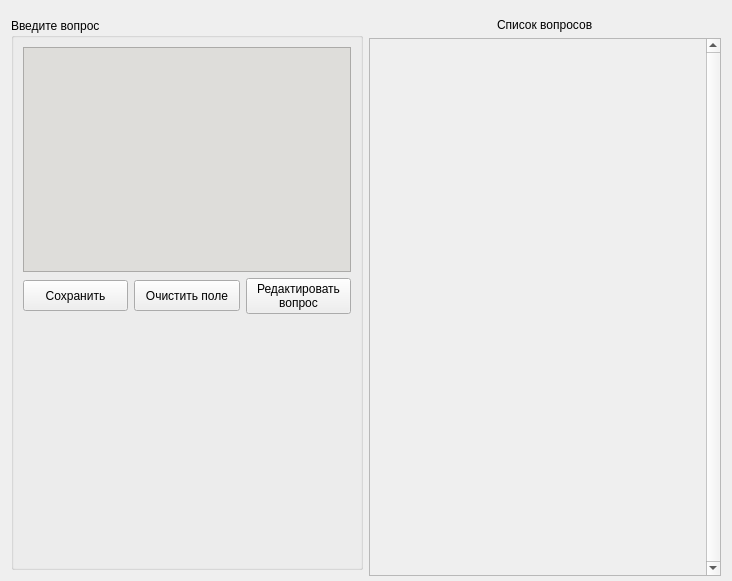
<?xml version="1.0" encoding="UTF-8"?>
<ui version="4.0">
 <class>Form</class>
 <widget class="QWidget" name="Form">
  <property name="geometry">
   <rect>
    <x>0</x>
    <y>0</y>
    <width>732</width>
    <height>581</height>
   </rect>
  </property>
  <property name="sizePolicy">
   <sizepolicy hsizetype="Preferred" vsizetype="Preferred">
    <horstretch>0</horstretch>
    <verstretch>0</verstretch>
   </sizepolicy>
  </property>
  <property name="minimumSize">
   <size>
    <width>732</width>
    <height>581</height>
   </size>
  </property>
  <property name="baseSize">
   <size>
    <width>732</width>
    <height>581</height>
   </size>
  </property>
  <property name="windowTitle">
   <string>Form</string>
  </property>
  <layout class="QHBoxLayout" name="horizontalLayout">
   <property name="topMargin">
    <number>18</number>
   </property>
   <item>
    <widget class="QGroupBox" name="groupBox">
     <property name="minimumSize">
      <size>
       <width>91</width>
       <height>23</height>
      </size>
     </property>
     <property name="baseSize">
      <size>
       <width>91</width>
       <height>23</height>
      </size>
     </property>
     <property name="title">
      <string>Введите вопрос</string>
     </property>
     <layout class="QVBoxLayout" name="verticalLayout">
      <property name="topMargin">
       <number>9</number>
      </property>
      <item>
       <widget class="QPlainTextEdit" name="plainTextEdit">
        <property name="font">
         <font>
          <family>C059</family>
          <pointsize>13</pointsize>
          <italic>false</italic>
          <bold>false</bold>
          <kerning>true</kerning>
         </font>
        </property>
        <property name="layoutDirection">
         <enum>Qt::LayoutDirection::LeftToRight</enum>
        </property>
        <property name="styleSheet">
         <string notr="true">background-color: rgb(222, 221, 218);
color: rgb(0, 0, 0);
font: 13pt &quot;C059&quot;;
</string>
        </property>
        <property name="backgroundVisible">
         <bool>false</bool>
        </property>
       </widget>
      </item>
      <item>
       <layout class="QGridLayout" name="gridLayout">
        <item row="0" column="2">
         <widget class="QPushButton" name="pushButton_3">
          <property name="minimumSize">
           <size>
            <width>91</width>
            <height>31</height>
           </size>
          </property>
          <property name="text">
           <string>Редактировать 
вопрос</string>
          </property>
         </widget>
        </item>
        <item row="0" column="0">
         <widget class="QPushButton" name="pushButton">
          <property name="minimumSize">
           <size>
            <width>91</width>
            <height>31</height>
           </size>
          </property>
          <property name="text">
           <string>Сохранить</string>
          </property>
         </widget>
        </item>
        <item row="0" column="1">
         <widget class="QPushButton" name="pushButton_2">
          <property name="minimumSize">
           <size>
            <width>91</width>
            <height>31</height>
           </size>
          </property>
          <property name="text">
           <string>Очистить поле</string>
          </property>
         </widget>
        </item>
       </layout>
      </item>
      <item>
       <spacer name="horizontalSpacer">
        <property name="orientation">
         <enum>Qt::Orientation::Horizontal</enum>
        </property>
        <property name="sizeHint" stdset="0">
         <size>
          <width>287</width>
          <height>20</height>
         </size>
        </property>
       </spacer>
      </item>
      <item>
       <spacer name="verticalSpacer">
        <property name="orientation">
         <enum>Qt::Orientation::Vertical</enum>
        </property>
        <property name="sizeHint" stdset="0">
         <size>
          <width>20</width>
          <height>188</height>
         </size>
        </property>
       </spacer>
      </item>
     </layout>
    </widget>
   </item>
   <item>
    <layout class="QVBoxLayout" name="verticalLayout_2">
     <item alignment="Qt::AlignmentFlag::AlignHCenter">
      <widget class="QLabel" name="label">
       <property name="font">
        <font>
         <pointsize>9</pointsize>
        </font>
       </property>
       <property name="text">
        <string>Список вопросов</string>
       </property>
      </widget>
     </item>
     <item>
      <widget class="QScrollArea" name="scrollArea">
       <property name="minimumSize">
        <size>
         <width>352</width>
         <height>538</height>
        </size>
       </property>
       <property name="verticalScrollBarPolicy">
        <enum>Qt::ScrollBarPolicy::ScrollBarAlwaysOn</enum>
       </property>
       <property name="sizeAdjustPolicy">
        <enum>QAbstractScrollArea::SizeAdjustPolicy::AdjustToContents</enum>
       </property>
       <property name="widgetResizable">
        <bool>true</bool>
       </property>
       <widget class="QWidget" name="scrollAreaWidgetContents">
        <property name="geometry">
         <rect>
          <x>0</x>
          <y>0</y>
          <width>336</width>
          <height>536</height>
         </rect>
        </property>
        <property name="sizePolicy">
         <sizepolicy hsizetype="Preferred" vsizetype="Expanding">
          <horstretch>0</horstretch>
          <verstretch>0</verstretch>
         </sizepolicy>
        </property>
       </widget>
      </widget>
     </item>
    </layout>
   </item>
  </layout>
 </widget>
 <resources/>
 <connections/>
</ui>
